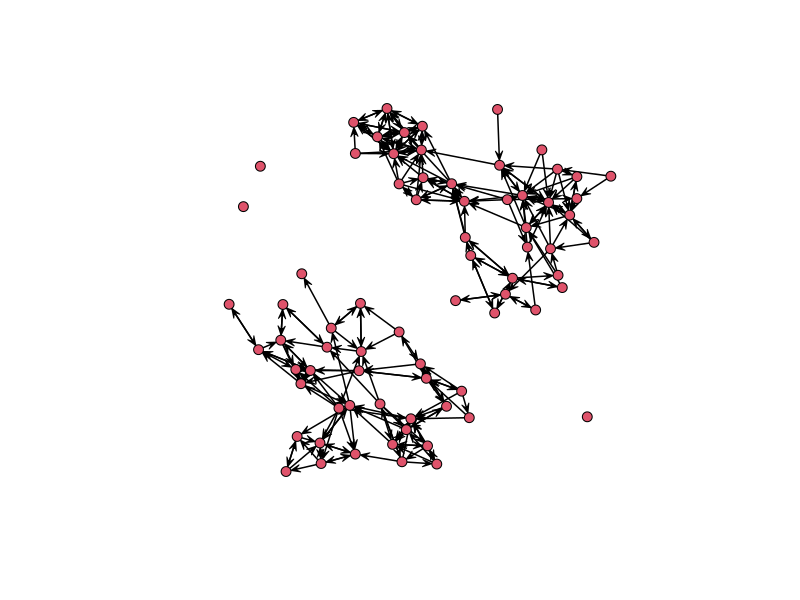
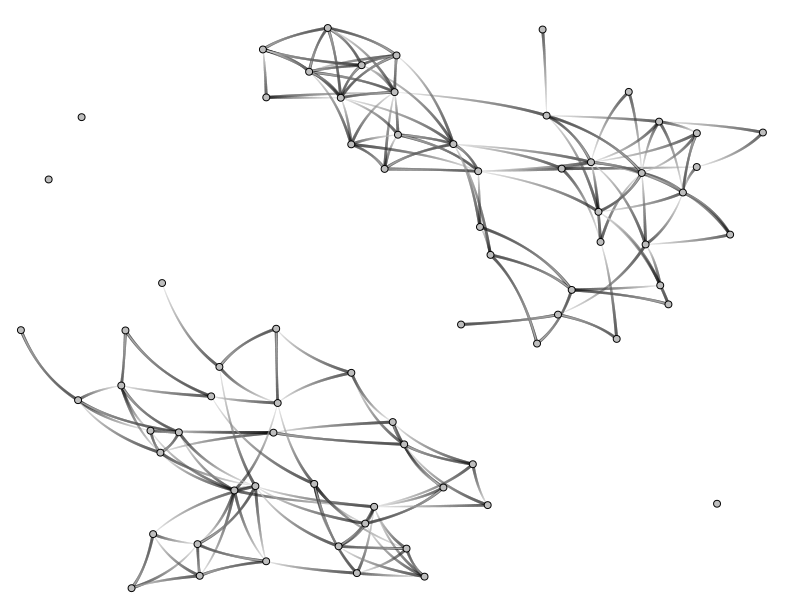

Write R code to recreate these figures, in order.
# copied from http://is-r.tumblr.com/post/38459242505/beautiful-network-diagrams-with-ggplot2 on July 10, 2014

doInstall <- TRUE  # Change to FALSE if you don't want packages installed.
toInstall <- c("sna", "ggplot2", "Hmisc", "reshape2")
if(doInstall){install.packages(toInstall, repos = "http://cran.r-project.org")}
lapply(toInstall, library, character.only = TRUE)

library(ggplot2)
library(sna)
library(Hmisc)
library(reshape2)

# Empty ggplot2 theme
new_theme_empty <- theme_bw()
new_theme_empty$line <- element_blank()
new_theme_empty$rect <- element_blank()
new_theme_empty$strip.text <- element_blank()
new_theme_empty$axis.text <- element_blank()
new_theme_empty$plot.title <- element_blank()
new_theme_empty$axis.title <- element_blank()
new_theme_empty$plot.margin <- structure(c(0, 0, -1, -1), unit = "lines",
                                         valid.unit = 3L, class = "unit")

data(coleman)  # Load a high school friendship network
adjacencyMatrix <- coleman[1, , ]  # Fall semester
layoutCoordinates <- gplot(adjacencyMatrix)  # Get graph layout coordinates

adjacencyList <- melt(adjacencyMatrix)  # Convert to list of ties only
adjacencyList <- adjacencyList[adjacencyList$value > 0, ]

# Function to generate paths between each connected node
edgeMaker <- function(whichRow, len = 100, curved = TRUE){
  fromC <- layoutCoordinates[adjacencyList[whichRow, 1], ]  # Origin
  toC <- layoutCoordinates[adjacencyList[whichRow, 2], ]  # Terminus
  
  # Add curve:
  graphCenter <- colMeans(layoutCoordinates)  # Center of the overall graph
  bezierMid <- c(fromC[1], toC[2])  # A midpoint, for bended edges
  distance1 <- sum((graphCenter - bezierMid)^2)
  if(distance1 < sum((graphCenter - c(toC[1], fromC[2]))^2)){
    bezierMid <- c(toC[1], fromC[2])
  }  # To select the best Bezier midpoint
  bezierMid <- (fromC + toC + bezierMid) / 3  # Moderate the Bezier midpoint
  if(curved == FALSE){bezierMid <- (fromC + toC) / 2}  # Remove the curve
  
  edge <- data.frame(bezier(c(fromC[1], bezierMid[1], toC[1]),  # Generate
                            c(fromC[2], bezierMid[2], toC[2]),  # X & y
                            evaluation = len))  # Bezier path coordinates
  edge$Sequence <- 1:len  # For size and colour weighting in plot
  edge$Group <- paste(adjacencyList[whichRow, 1:2], collapse = ">")
  return(edge)
}

# Generate a (curved) edge path for each pair of connected nodes
allEdges <- lapply(1:nrow(adjacencyList), edgeMaker, len = 500, curved = TRUE)
allEdges <- do.call(rbind, allEdges)  # a fine-grained path ^, with bend ^

zp1 <- ggplot(allEdges)  # Pretty simple plot code
zp1 <- zp1 + geom_path(aes(x = x, y = y, group = Group,  # Edges with gradient
                           colour = Sequence, size = -Sequence))  # and taper
zp1 <- zp1 + geom_point(data = data.frame(layoutCoordinates),  # Add nodes
                        aes(x = x, y = y), size = 2, pch = 21,
                        colour = "black", fill = "gray")  # Customize gradient v
zp1 <- zp1 + scale_colour_gradient(low = gray(0), high = gray(9/10), guide = "none")
zp1 <- zp1 + scale_size(range = c(1/10, 1), guide = "none")  # Customize taper
zp1 <- zp1 + new_theme_empty  # Clean up plot
#print(zp1)
# Looks better when saved as a PNG:
ggsave("ggplot directed network.png", zp1, h = 9/2, w = 9/2, type = "cairo-png")
